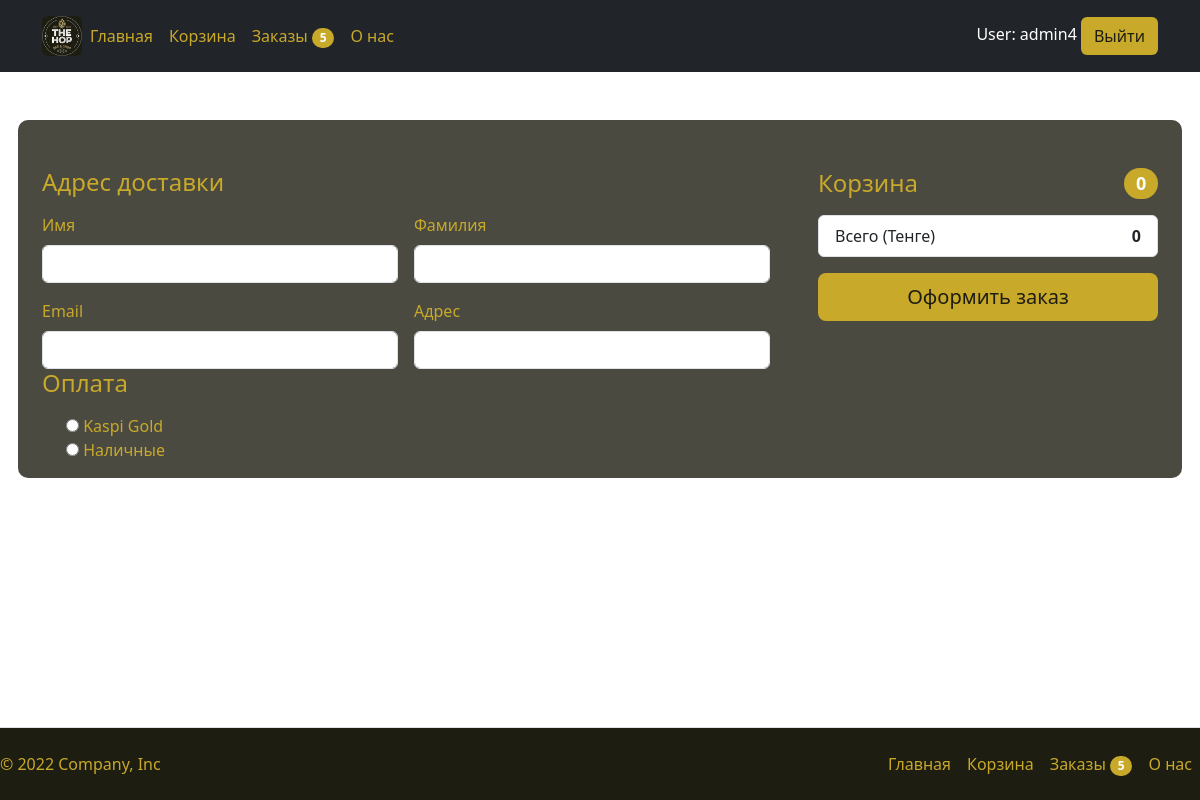
/checkout/ (signed in), run on an earlier commit of the app's database.
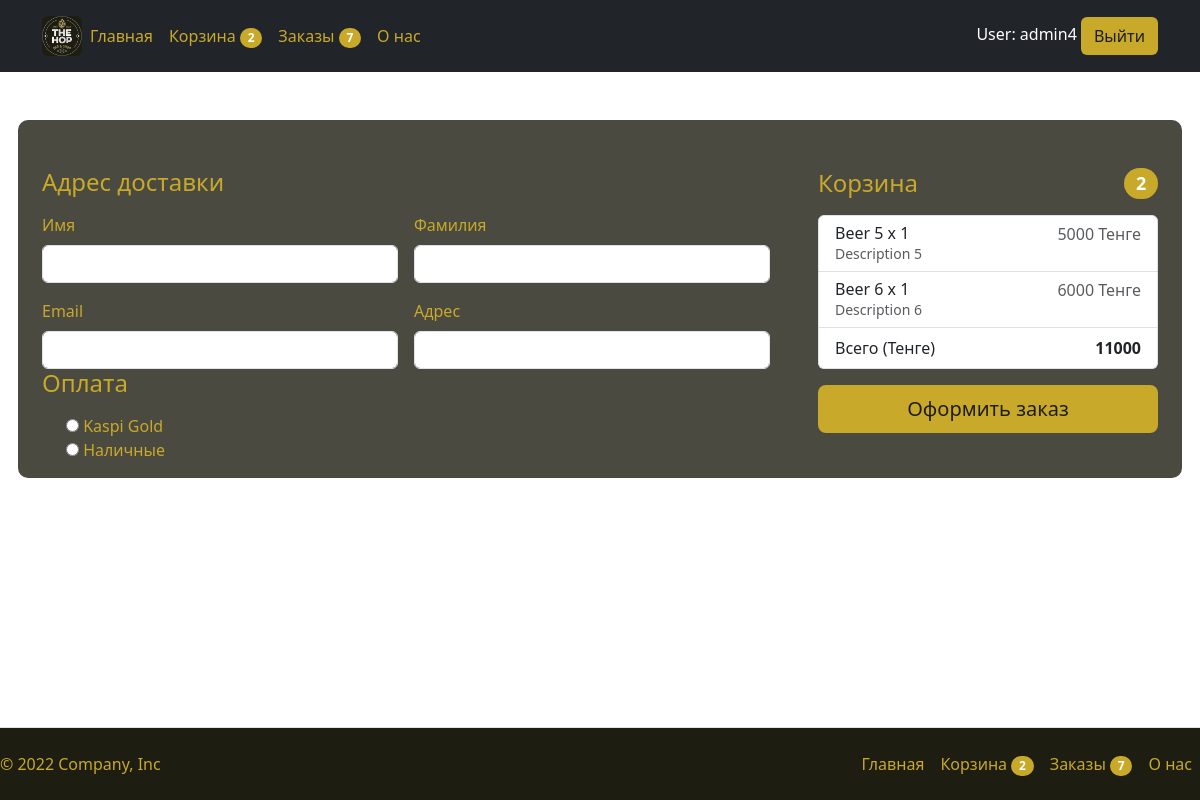
And on a later commit of the database.
### products/models.py (models this page shows, shortened)
class Cart(models.Model):
    id = models.UUIDField(default=uuid.uuid4, primary_key=True)
    user = models.ForeignKey(User, on_delete=models.CASCADE)
    completed = models.BooleanField(default=False)
    @property
    def total_price(self):
        cartRows = self.cartRows.all()
        total = sum([item.price for item in cartRows])
        return total
    @property
    def num_of_items(self):
        cartRows = self.cartRows.all()
        quantity = sum([item.quantity for item in cartRows])
        return quantity

class CartProduct(models.Model):
    product = models.ForeignKey(Product, on_delete=models.CASCADE, related_name='items')
    cart = models.ForeignKey(Cart, on_delete=models.CASCADE, related_name="cartRows")
    quantity = models.IntegerField(default=0)
    @property
    def price(self):
        new_price = self.product.price * self.quantity
        return new_price

class Product(models.Model):
    id = models.AutoField(primary_key=True)
    name = models.CharField(max_length=100)
    description = models.CharField(max_length=256)
    image = models.ImageField(upload_to="media")
    price = models.DecimalField(decimal_places=0, max_digits=6)
    class Meta:
        db_table = "gallery"

### products/views.py (the view, shortened to what this page needs)
# urls.py: path('checkout/', views.Checkout.as_view(), name='checkout'),
class Checkout(View):
    template_name = 'landing/checkout.html'
    def get(self, request):
        cart = None
        cartRows = []
        orders = []
        form = OrderForm()
        if request.user.is_authenticated:
            cart, created = Cart.objects.get_or_create(user=request.user, completed=False)
            cartRows = cart.cartRows.all()
            orders = Order.objects.all().filter(user=request.user)
        context = {
            "cart": cart,
            "cartRows": cartRows,
            "form": form,
            "orders": orders
        }
        return render(request, self.template_name, context)

### products/models.py
class OrderForm(forms.Form):
    CHOICES = [
        ('1', 'Kaspi Gold'),
        ('2', 'Наличные'),
    ]
    firstname = forms.CharField(widget=TextInput(attrs={'class': 'form-control'}), max_length=100)
    lastname = forms.CharField(widget=TextInput(attrs={'class': 'form-control'}), max_length=100)
    email = forms.EmailField(widget=EmailInput(attrs={'class': 'form-control'}))
    delivery_address = forms.CharField(widget=TextInput(attrs={'class': 'form-control'}), max_length=256)
    pay_method = forms.ChoiceField(widget=forms.RadioSelect(attrs={'class': 'hop-text-contrast-color'}), choices=CHOICES)

### templates/landing/checkout.html (shortened to what this page needs)
{% extends "landing/base.html" %}
{% block content %}
{% load static %}
<div class="container mt-5">
  <form action="{% url 'checkout' %}" method="POST">
    <div class="row g-5 bg-hop-light mt-5">
      <div class="col-md-5 col-lg-4 order-md-last">
        <h4 class="d-flex justify-content-between align-items-center mb-3">
          <span class="hop-text-contrast-color">Корзина</span>
          <span class="badge hop-contrast-background-color rounded-pill">{{ cart.num_of_items }}</span>
        </h4>
        <ul class="list-group mb-3">
          {% for cartRow in cartRows %}
            <li class="list-group-item d-flex justify-content-between lh-sm">
              <div>
                <h6 class="my-0">{{ cartRow.product.name }} x {{ cartRow.quantity }}</h6>
                <small class="text-muted">{{ cartRow.product.description }}</small>
              </div>
              <span class="text-muted">{{ cartRow.price }} Тенге</span>
            </li>
          {% endfor %}
          <li class="list-group-item d-flex justify-content-between">
            <span>Всего (Тенге)</span>
            <strong>{{ cart.total_price }}</strong>
          </li>
        </ul>
        <div class="input-group mb-4">
          <button class="w-100 btn btn-hop btn-lg" type="submit">Оформить заказ</button>
        </div>
      </div>
      <div class="col-md-7 col-lg-8">
        <h4 class="mb-3 hop-text-contrast-color">Адрес доставки</h4>
          <div class="row g-3">
            <div class="col-sm-6">
              <label for="id_firstname" class="form-label hop-text-contrast-color">Имя</label>
              {{ form.firstname }}
            </div>
            <div class="col-sm-6">
              <label for="id_lastname" class="form-label hop-text-contrast-color">Фамилия</label>
              {{ form.lastname }}
            </div>
            <div class="col-6">
              <label for="id_email" class="form-label hop-text-contrast-color">Email</label>
              {{ form.email }}
            </div>
            <div class="col-6">
              <label for="id_delivery_address" class="form-label hop-text-contrast-color">Адрес</label>
              {{ form.delivery_address }}
            </div>
          </div>
          <h4 class="mb-3 hop-text-contrast-color">Оплата</h4>
          <div class="my-3">
            <div class="form-check">
              {{ form.pay_method }}
            </div>
          </div>
      </div>
    </div>
  </form>
</div>
{% endblock %}

### templates/landing/header.html
{% load static %}
<header class="p-3 text-bg-dark">
    <div class="container">
        <div class="d-flex flex-wrap align-items-center justify-content-center justify-content-lg-start">
            <a href="{% url 'main' %}" class="d-flex align-items-center mb-2 mb-lg-0 text-decoration-none">
                <img class="rounded" height="40px" src="{% static 'images/logo.png' %}"/>
            </a>
            <ul class="nav col-12 col-lg-auto me-lg-auto mb-2 justify-content-center mb-md-0">
                <li><a href="{% url 'main' %}" class="nav-link px-2 hop-link">Главная</a></li>
                {% if not user.is_superuser and user.is_authenticated %}
                    <li>
                        <a href="{% url 'cart' %}" class="nav-link px-2 hop-link">
                            Корзина
                            {% if cart.num_of_items != 0 %}
                                <span class="badge hop-contrast-background-color rounded-pill" id="num_of_items">
                                    {{ cart.num_of_items }}
                                </span>
                            {% endif %}
                        </a>
                    </li>
                    <li>
                        <a href="{% url 'orders_list' %}" class="nav-link px-2 hop-link">
                            Заказы
                            {% if orders|length != 0 %}
                                <span class="badge hop-contrast-background-color rounded-pill">
                                    {{ orders|length }}
                                </span>
                            {% endif %}
                        </a>
                    </li>
                {% endif %}
                <li><a href="{% url 'about_us' %}" class="nav-link px-2 hop-link">О нас</a></li>
            </ul>
            <div class="text-end">
                {% if user.is_authenticated %}
                    User: {{ user }}
                    <a class="btn btn-hop" href="/users/logout">Выйти</a>
                {% else %}
                    <a class="btn btn-hop" href="/users/auth">Авторизация</a>
                    <a class="btn btn-hop" href="/users/register">Регистрация</a>
                {% endif %}
            </div>
        </div>
    </div>
</header>

### templates/landing/footer.html
<footer class="d-flex flex-wrap justify-content-between align-items-center py-3 mt-4 border-top hop-main-background-color fixed-bottom">
    <p class="col-md-4 mb-0 text-muted hop-text-contrast-color">© 2022 Company, Inc</p>
    <a href="/" class="col-md-4 d-flex align-items-center justify-content-center mb-3 mb-md-0 me-md-auto link-dark text-decoration-none">
      <svg class="bi me-2" width="40" height="32"><use xlink:href="#bootstrap"></use></svg>
    </a>
    <ul class="nav col-md-4 justify-content-end">
        <li><a href="{% url 'main' %}" class="nav-link px-2 hop-link">Главная</a></li>
        {% if not user.is_superuser and user.is_authenticated %}
            <li>
                <a href="{% url 'cart' %}" class="nav-link px-2 hop-link">
                    Корзина
                    {% if cart.num_of_items != 0 %}
                        <span class="badge hop-contrast-background-color rounded-pill" id="num_of_items">
                            {{ cart.num_of_items }}
                        </span>
                    {% endif %}
                </a>
            </li>
            <li>
                <a href="{% url 'orders_list' %}" class="nav-link px-2 hop-link">
                    Заказы
                    {% if orders|length != 0 %}
                        <span class="badge hop-contrast-background-color rounded-pill">
                            {{ orders|length }}
                        </span>
                    {% endif %}
                </a>
            </li>
        {% endif %}
        <li><a href="{% url 'about_us' %}" class="nav-link px-2 hop-link">О нас</a></li>
    </ul>
  </footer>

What changed in the data, as far as the page shows it:
shown differently, row unchanged: Cart: num_of_items (not shown) → "2"; num_of_items "0" → "2"; total_price "0" → "11000"
added CartProduct: product.name "Beer 5", quantity "1", product.description "Description 5", price "5000"
added CartProduct: product.name "Beer 6", quantity "1", product.description "Description 6", price "6000"
Also different on the page:
{{ orders|length }}: "5" → "7"
